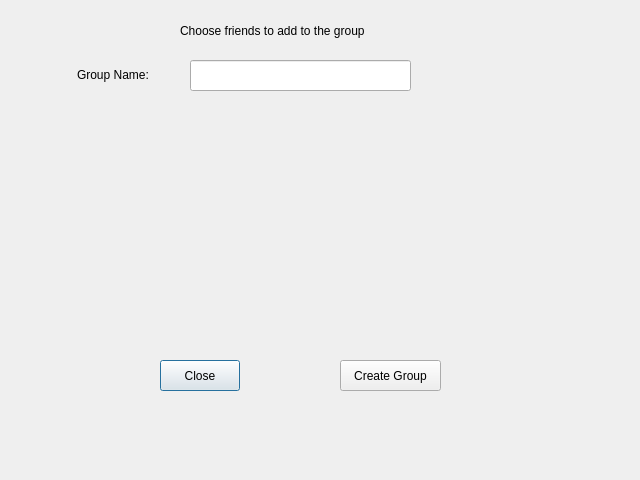
<?xml version="1.0" encoding="UTF-8"?>
<ui version="4.0">
 <class>groupDialog</class>
 <widget class="QDialog" name="groupDialog">
  <property name="geometry">
   <rect>
    <x>0</x>
    <y>0</y>
    <width>640</width>
    <height>480</height>
   </rect>
  </property>
  <property name="windowTitle">
   <string>Dialog</string>
  </property>
  <widget class="QWidget" name="verticalLayoutWidget">
   <property name="geometry">
    <rect>
     <x>210</x>
     <y>110</y>
     <width>160</width>
     <height>221</height>
    </rect>
   </property>
   <layout class="QVBoxLayout" name="checkBoxLayout"/>
  </widget>
  <widget class="QPushButton" name="closeButton">
   <property name="geometry">
    <rect>
     <x>160</x>
     <y>360</y>
     <width>80</width>
     <height>31</height>
    </rect>
   </property>
   <property name="text">
    <string>Close</string>
   </property>
  </widget>
  <widget class="QPushButton" name="createButton">
   <property name="geometry">
    <rect>
     <x>340</x>
     <y>360</y>
     <width>101</width>
     <height>31</height>
    </rect>
   </property>
   <property name="text">
    <string>Create Group</string>
   </property>
  </widget>
  <widget class="QLabel" name="errorLabel">
   <property name="geometry">
    <rect>
     <x>180</x>
     <y>10</y>
     <width>231</width>
     <height>41</height>
    </rect>
   </property>
   <property name="text">
    <string>Choose friends to add to the group</string>
   </property>
  </widget>
  <widget class="QLabel" name="label_2">
   <property name="geometry">
    <rect>
     <x>77</x>
     <y>59</y>
     <width>101</width>
     <height>31</height>
    </rect>
   </property>
   <property name="text">
    <string>Group Name:</string>
   </property>
  </widget>
  <widget class="QLineEdit" name="groupNameTextbox">
   <property name="geometry">
    <rect>
     <x>190</x>
     <y>60</y>
     <width>221</width>
     <height>31</height>
    </rect>
   </property>
  </widget>
 </widget>
 <resources/>
 <connections/>
</ui>
